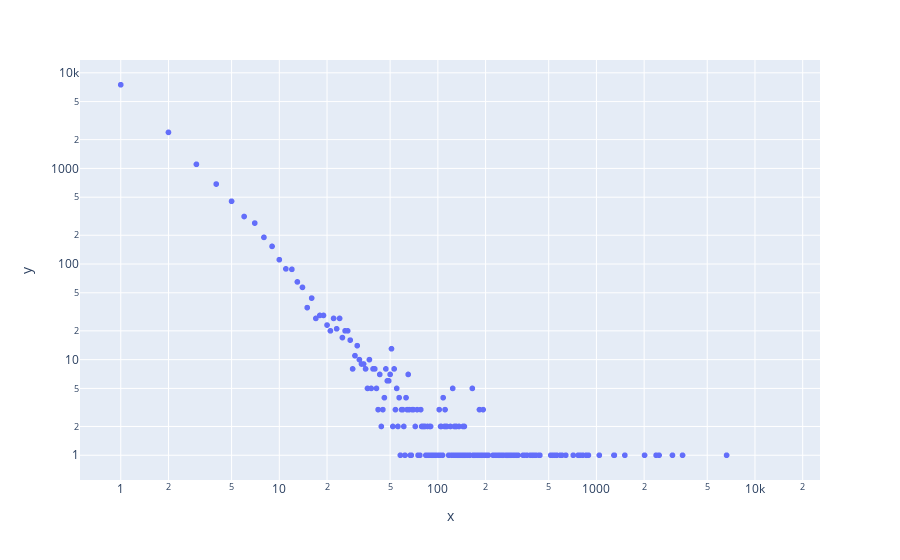

Notebook code for this chart:
### Code cell
probs = []
total = len(index)
for x in index:
    probs.append(len(values[values==x]))
px.scatter(x=index,y=probs,log_x=True,log_y=True)

### Figure 1 — Plotly figure (JSON) as saved in the notebook; plotly's stock layout.template omitted (floating-point values rounded to 4 significant figures; data arrays with more than 128 entries replaced by an {"elided": "..."} marker saying what was removed)
{"data": [{"hovertemplate": "x=%{x}<br>y=%{y}<extra></extra>", "legendgroup": "", "marker": {"color": "#636efa", "symbol": "circle"}, "mode": "markers", "name": "", "showlegend": false, "type": "scattergl", "x": {"elided": "14227 int values"}, "xaxis": "x", "y": {"elided": "14227 int values"}, "yaxis": "y"}], "layout": {"legend": {"tracegroupgap": 0}, "margin": {"t": 60}, "xaxis": {"anchor": "y", "domain": [0, 1], "title": {"text": "x"}, "type": "log"}, "yaxis": {"anchor": "x", "domain": [0, 1], "title": {"text": "y"}, "type": "log"}}}
